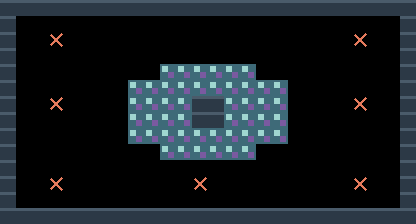

This game map was drawn from its Tiled (.tmx) file and the tilesets committed beside it. A one-line description and the full map source follow:
An orthogonal 26x14 tile map with 16x16 px tiles, 2 tile layers (terreno, marcadores).

<map version="1.10" tiledversion="1.11.0" orientation="orthogonal" renderorder="right-down" width="26" height="14" tilewidth="16" tileheight="16" infinite="0" nextlayerid="3" nextobjectid="1">
 <properties>
  <property name="tipo" value="cat_combate" />
  <property name="nombre" value="roseton" />
 </properties>
 <tileset firstgid="1" source="muelle.tsx" />
 <layer id="1" name="terreno" width="26" height="14">
  <data encoding="csv">
1,1,1,1,1,1,1,1,1,1,1,1,1,1,1,1,1,1,1,1,1,1,1,1,1,1,
1,0,0,0,0,0,0,0,0,0,0,0,0,0,0,0,0,0,0,0,0,0,0,0,0,1,
1,0,0,0,0,0,0,0,0,0,0,0,0,0,0,0,0,0,0,0,0,0,0,0,0,1,
1,0,0,0,0,0,0,0,0,0,0,0,0,0,0,0,0,0,0,0,0,0,0,0,0,1,
1,0,0,0,0,0,0,0,0,0,5,5,5,5,5,5,0,0,0,0,0,0,0,0,0,1,
1,0,0,0,0,0,0,0,5,5,5,5,5,5,5,5,5,5,0,0,0,0,0,0,0,1,
1,0,0,0,0,0,0,0,5,5,5,5,1,1,5,5,5,5,0,0,0,0,0,0,0,1,
1,0,0,0,0,0,0,0,5,5,5,5,1,1,5,5,5,5,0,0,0,0,0,0,0,1,
1,0,0,0,0,0,0,0,5,5,5,5,5,5,5,5,5,5,0,0,0,0,0,0,0,1,
1,0,0,0,0,0,0,0,0,0,5,5,5,5,5,5,0,0,0,0,0,0,0,0,0,1,
1,0,0,0,0,0,0,0,0,0,0,0,0,0,0,0,0,0,0,0,0,0,0,0,0,1,
1,0,0,0,0,0,0,0,0,0,0,0,0,0,0,0,0,0,0,0,0,0,0,0,0,1,
1,0,0,0,0,0,0,0,0,0,0,0,0,0,0,0,0,0,0,0,0,0,0,0,0,1,
1,1,1,1,1,1,1,1,1,1,1,1,1,1,1,1,1,1,1,1,1,1,1,1,1,1
</data>
 </layer>
 <layer id="2" name="marcadores" width="26" height="14">
  <data encoding="csv">
0,0,0,0,0,0,0,0,0,0,0,0,0,0,0,0,0,0,0,0,0,0,0,0,0,0,
0,0,0,0,0,0,0,0,0,0,0,0,0,0,0,0,0,0,0,0,0,0,0,0,0,0,
0,0,0,3,0,0,0,0,0,0,0,0,0,0,0,0,0,0,0,0,0,0,3,0,0,0,
0,0,0,0,0,0,0,0,0,0,0,0,0,0,0,0,0,0,0,0,0,0,0,0,0,0,
0,0,0,0,0,0,0,0,0,0,0,0,0,0,0,0,0,0,0,0,0,0,0,0,0,0,
0,0,0,0,0,0,0,0,0,0,0,0,0,0,0,0,0,0,0,0,0,0,0,0,0,0,
0,0,0,3,0,0,0,0,0,0,0,0,0,0,0,0,0,0,0,0,0,0,3,0,0,0,
0,0,0,0,0,0,0,0,0,0,0,0,0,0,0,0,0,0,0,0,0,0,0,0,0,0,
0,0,0,0,0,0,0,0,0,0,0,0,0,0,0,0,0,0,0,0,0,0,0,0,0,0,
0,0,0,0,0,0,0,0,0,0,0,0,0,0,0,0,0,0,0,0,0,0,0,0,0,0,
0,0,0,0,0,0,0,0,0,0,0,0,0,0,0,0,0,0,0,0,0,0,0,0,0,0,
0,0,0,3,0,0,0,0,0,0,0,0,3,0,0,0,0,0,0,0,0,0,3,0,0,0,
0,0,0,0,0,0,0,0,0,0,0,0,0,0,0,0,0,0,0,0,0,0,0,0,0,0,
0,0,0,0,0,0,0,0,0,0,0,0,0,0,0,0,0,0,0,0,0,0,0,0,0,0
</data>
 </layer>
</map>
